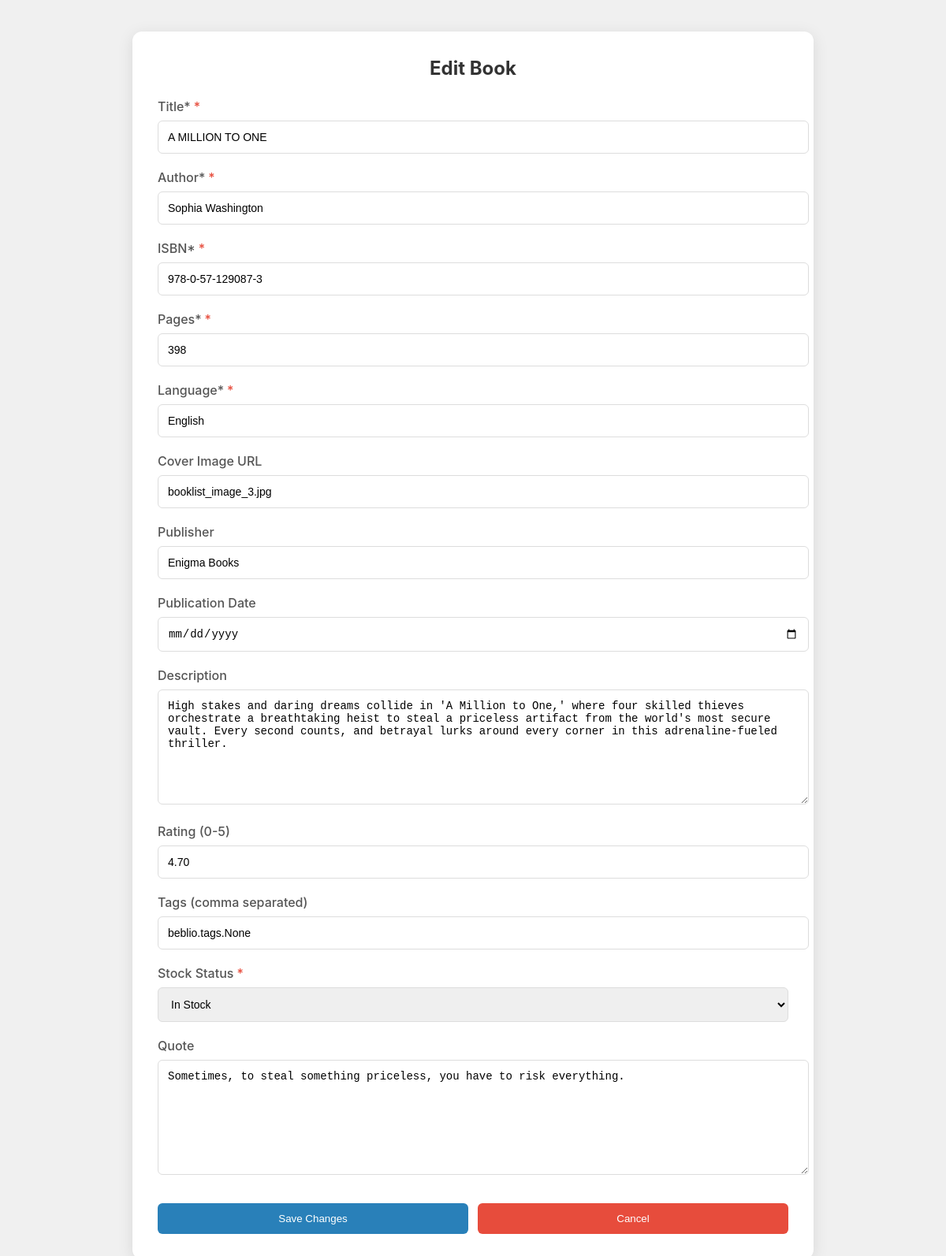
The app's page /book/edit/3/, older data.
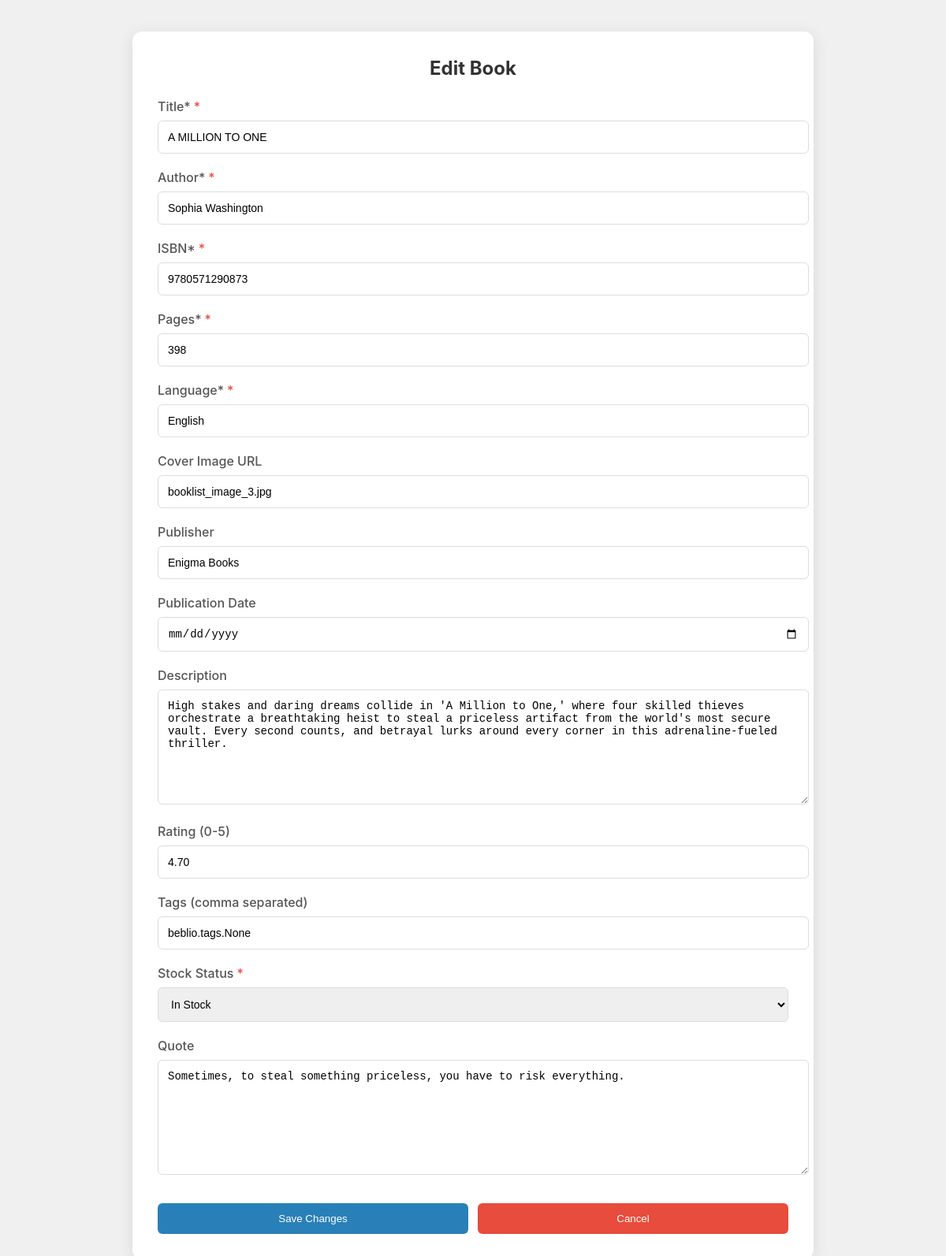
The same page, newer data.
### beblio/models.py (models this page shows, shortened)
class Book(models.Model):
    title = models.CharField(max_length=200, null=True)
    author = models.CharField(max_length=100)
    isbn = models.CharField(max_length=13, unique=True)
    pages = models.IntegerField()
    cover_image = models.URLField(blank=True, null=True)
    language = models.CharField(max_length=30)
    tags = models.ManyToManyField('tags', blank=True)
    description = models.TextField(blank=True, null=True)
    rating = models.DecimalField(max_digits=3, decimal_places=2, blank=True, null=True)
    publisher = models.CharField(max_length=100, blank=True, null=True)
    published_date = models.DateField(blank=True, null=True)
    in_stock = models.BooleanField(default=True)
    review = models.ManyToManyField('review', blank=True)
    quote = models.TextField(blank=True, null=True)
    genre = models.TextField(blank=True, null=True)
    price = models.FloatField(blank=True, null=True)

### beblio/views.py (the view)
# urls.py: path('book/edit/<int:book_id>/', views.book_form, name='edit_book'),
def book_form(request, book_id=None):
    if request.method == 'POST':
        try:
            data = json.loads(request.body)
            if book_id:
                book = Book.objects.get(id=book_id)
                for field, value in data.items():
                    if field == 'tags':
                        book.tags.clear()
                        for tag_name in value:
                            tag, _ = tags.objects.get_or_create(name=tag_name)
                            book.tags.add(tag)
                    elif hasattr(book, field):
                        setattr(book, field, value)
                book.save()
                return JsonResponse({'message': 'Book updated successfully'})
            else:
                book = Book.objects.create(
                    title=data.get('title'),
                    author=data.get('author'),
                    isbn=data.get('isbn'),
                    pages=data.get('pages'),
                    language=data.get('language'),
                    cover_image=data.get('cover_image'),
                    publisher=data.get('publisher'),
                    published_date=data.get('published_date'),
                    description=data.get('description'),
                    rating=data.get('rating'),
                    in_stock=data.get('in_stock', True),
                    quote=data.get('quote')
                )
                for tag_name in data.get('tags', []):
                    tag, _ = tags.objects.get_or_create(name=tag_name)
                    book.tags.add(tag)
                return JsonResponse({'message': 'Book added successfully'})
        except Exception as e:
            return JsonResponse({'error': str(e)}, status=400)
    else:
        try:
            book = None
            if book_id:
                book = Book.objects.get(id=book_id)
            return render(request, 'beblio/BookForm.html', {'book': book})
        except Book.DoesNotExist:
            return redirect('admin_panel')

### templates/beblio/BookForm.html (shortened to what this page needs)
{% load static %}
<!DOCTYPE html>
<html lang="en">
<head>
    <link rel="stylesheet" href="{% static 'css/bookForm.css' %}">
</head>
<body>
    <div class="form-container">
        <h2>{% if book %}Edit Book{% else %}Add New Book{% endif %}</h2>
        <form id="book-form" data-book-id="{{ book.id|default:'' }}">
            <div class="form-group">
                <label for="title">Title*</label>
                <input type="text" id="title" value="{{ book.title|default:'' }}" required>
            </div>
            <div class="form-group">
                <label for="author">Author*</label>
                <input type="text" id="author" value="{{ book.author|default:'' }}" required>
            </div>
            <div class="form-group">
                <label for="isbn">ISBN*</label>
                <input type="text" id="isbn" value="{{ book.isbn|default:'' }}" required>
            </div>
            <div class="form-group">
                <label for="pages">Pages*</label>
                <input type="number" id="pages" value="{{ book.pages|default:'' }}" required>
            </div>
            <div class="form-group">
                <label for="language">Language*</label>
                <input type="text" id="language" value="{{ book.language|default:'' }}" required>
            </div>
            <div class="form-group">
                <label for="cover_image">Cover Image URL</label>
                <input type="text" id="cover_image" value="{{ book.cover_image|default:'' }}">
            </div>
            <div class="form-group">
                <label for="publisher">Publisher</label>
                <input type="text" id="publisher" value="{{ book.publisher|default:'' }}">
            </div>
            <div class="form-group">
                <label for="published_date">Publication Date</label>
                <input type="date" id="published_date" value="{{ book.published_date|default:'' }}">
            </div>
            <div class="form-group">
                <label for="description">Description</label>
                <textarea id="description">{{ book.description|default:'' }}</textarea>
            </div>
            <div class="form-group">
                <label for="rating">Rating (0-5)</label>
                <input type="number" id="rating" min="0" max="5" step="0.1" value="{{ book.rating|default:'' }}">
            </div>
            <div class="form-group">
                <label for="tags">Tags (comma separated)</label>
                <input type="text" id="tags" value="{{ book.tags|join:', '|default:'' }}">
            </div>
            <div class="form-group">
                <label for="in_stock">Stock Status</label>
                <select id="in_stock">
                    <option value="true" {% if book.in_stock %}selected{% endif %}>In Stock</option>
                </select>
            </div>
            <div class="form-group">
                <label for="quote">Quote</label>
                <textarea id="quote">{{ book.quote|default:'' }}</textarea>
            </div>
            <div class="button-group">
                <button type="submit" class="blue-button">{% if book %}Save Changes{% else %}Add Book{% endif %}</button>
                <button type="button" onclick="window.location.href='/adminPanel/'" class="red-button">Cancel</button>
            </div>
        </form>
    </div>
</body>
</html>

### FuckDjangp/static/css/bookForm.css (style rules this page uses)
body { margin: 0; padding: 0; font-family: 'Inter', sans-serif; background-color: #f0f0f0; min-height: 100vh; display: flex; justify-content: center; align-items: flex-start; padding: 40px 20px; }
.form-container { background-color: white; border-radius: 12px; box-shadow: 0 4px 20px rgba(0, 0, 0, 0.1); padding: 32px; width: 100%; max-width: 800px; margin: 0 auto; }
h2 { margin: 0 0 24px; color: #333; font-size: 24px; text-align: center; }
.form-group { margin-bottom: 20px; }
.form-group label { display: block; margin-bottom: 8px; color: #555; font-weight: 500; }
.form-group input, .form-group select, .form-group textarea { width: 100%; padding: 12px; border: 1px solid #ddd; border-radius: 6px; font-size: 14px; transition: border-color 0.3s; }
.form-group textarea { min-height: 120px; resize: vertical; }
.button-group { display: flex; gap: 12px; margin-top: 32px; }
.blue-button, .red-button { padding: 12px 24px; border: none; border-radius: 6px; font-weight: 500; cursor: pointer; transition: filter 0.3s; flex: 1; }
.blue-button { background-color: #2980b9; color: white; }
.red-button { background-color: #e74c3c; color: white; }
label[for]:after { content: "*"; color: #e74c3c; margin-left: 4px; }
label[for="cover_image"]:after, label[for="publisher"]:after, label[for="published_date"]:after, label[for="description"]:after, label[for="rating"]:after, label[for="tags"]:after, label[for="quote"]:after { content: ""; }

Row changes from the older to the newer data that the page shows:
changed Book "A MILLION TO ONE": isbn "978-0-57-129087-3" → "9780571290873"
